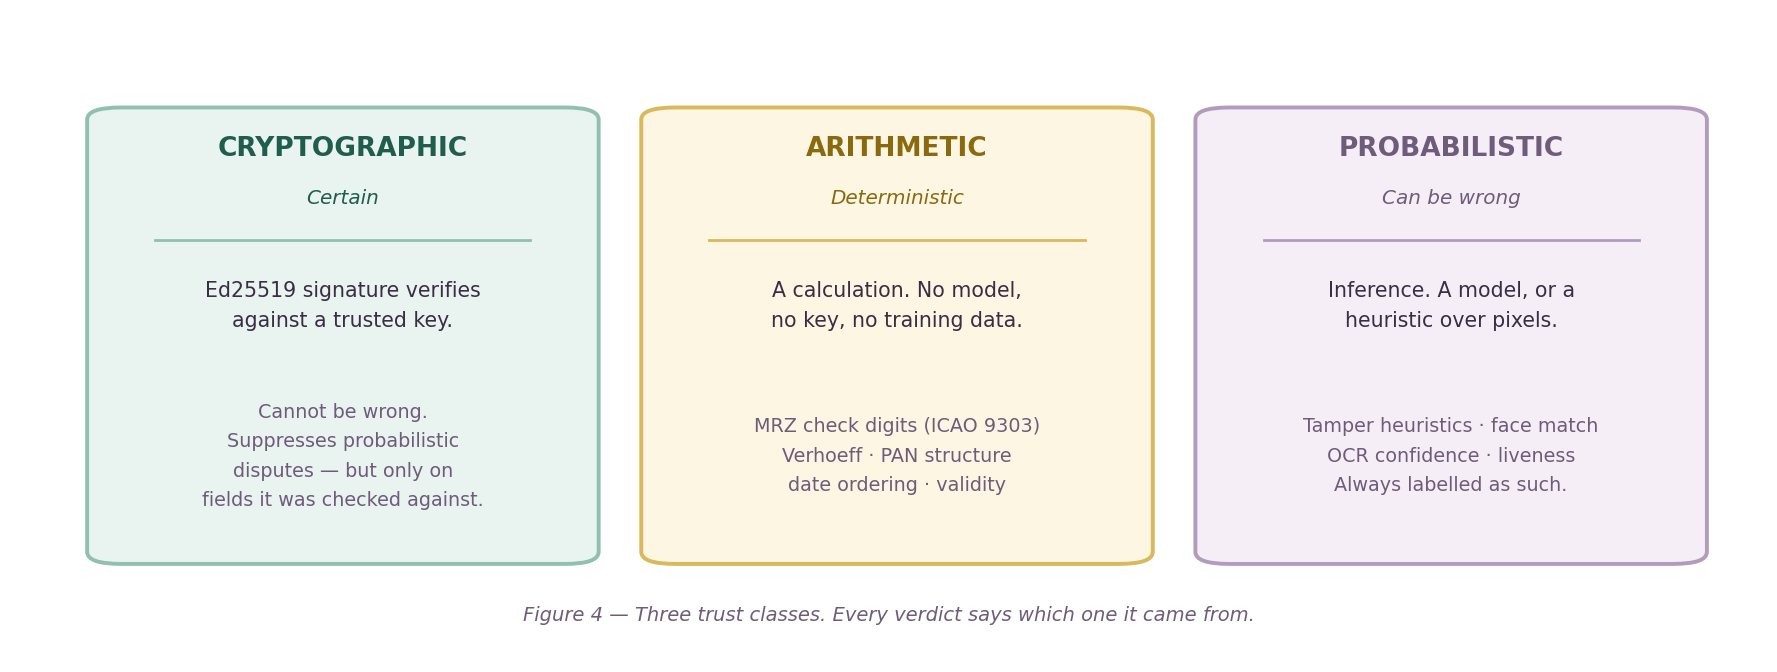

This chart was generated by the following Python code:
import sys, os; sys.path.insert(0, os.path.dirname(os.path.abspath(__file__)))
from _style import *

fig, ax = canvas(11, 3.9, ylo=0)

cols = [
    ("CRYPTOGRAPHIC", "Certain", "#e9f3ef", "#8fc0b0", CLEAR,
     "Ed25519 signature verifies\nagainst a trusted key.",
     "Cannot be wrong.\nSuppresses probabilistic\ndisputes — but only on\nfields it was checked against."),
    ("ARITHMETIC", "Deterministic", "#fdf6e3", "#d9b95c", SECONDARY,
     "A calculation. No model,\nno key, no training data.",
     "MRZ check digits (ICAO 9303)\nVerhoeff · PAN structure\ndate ordering · validity"),
    ("PROBABILISTIC", "Can be wrong", "#f6eef7", "#b39bbe", IRIS_INK,
     "Inference. A model, or a\nheuristic over pixels.",
     "Tamper heuristics · face match\nOCR confidence · liveness\nAlways labelled as such."),
]
x = 3
for title, sub, fill, edge, fg in [(c[0], c[1], c[2], c[3], c[4]) for c in cols]:
    pass
for i, (title, sub, fill, edge, fg, what, egs) in enumerate(cols):
    x = 3 + i * 32.5
    box(ax, x, 12, 30, 76, "", fill=fill, edge=edge, lw=1.4, radius=2.0)
    ax.text(x + 15, 80, title, ha="center", fontsize=9.5, weight="bold", color=fg)
    ax.text(x + 15, 72, sub, ha="center", fontsize=7.2, color=fg, style="italic")
    ax.plot([x + 4, x + 26], [66, 66], color=edge, lw=1.0)
    ax.text(x + 15, 55, what, ha="center", va="center", fontsize=7.4,
            color=INTAGLIO, linespacing=1.6)
    ax.text(x + 15, 30, egs, ha="center", va="center", fontsize=6.9,
            color=IRIS_INK, linespacing=1.7)

caption(ax, "Figure 4 — Three trust classes. Every verdict says which one it came from.", y=2.0)
save(fig, "fig4_trust_classes.png")
